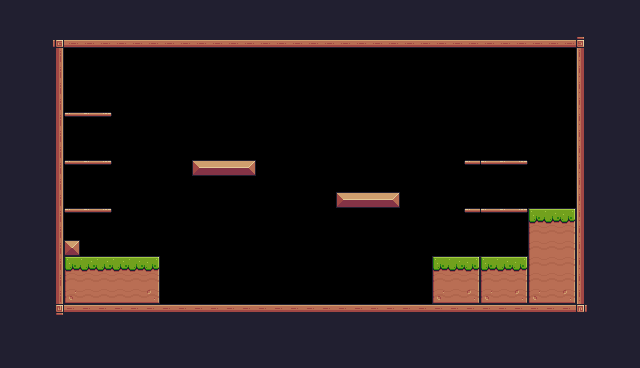

Tiled map render using the project's own tile images. Description and the whole map definition, tile-layer contents included, below:
An orthogonal 40x23 tile map with 16x16 px tiles, 1 tile layer (Background) and 30 objects (11x Fruit, 5x Platform, 2x Saw, Player, Checkpoint).

<map version="1.10" tiledversion="1.11.0" orientation="orthogonal" renderorder="right-down" width="40" height="23" tilewidth="16" tileheight="16" infinite="0" nextlayerid="4" nextobjectid="58">
 <tileset firstgid="1" source="Pixel Adventure.tsx" />
 <layer id="1" name="Background" width="40" height="23">
  <properties>
   <property name="BackgroundColor" value="Gray" />
  </properties>
  <data encoding="csv">
24,24,24,24,24,24,24,24,24,24,24,24,24,24,24,24,24,24,24,24,24,24,24,24,24,24,24,24,24,24,24,24,24,24,24,24,24,24,24,24,
24,24,24,24,24,24,24,24,24,24,24,24,24,24,24,24,24,24,24,24,24,24,24,24,24,24,24,24,24,24,24,24,24,24,24,24,24,24,24,24,
24,24,24,92,134,134,134,134,134,134,134,134,134,134,134,134,134,134,134,134,134,134,134,134,134,134,134,134,134,134,134,134,134,134,134,134,93,24,24,24,
24,24,24,113,0,0,0,0,0,0,0,0,0,0,0,0,0,0,0,0,0,0,0,0,0,0,0,0,0,0,0,0,0,0,0,0,111,24,24,24,
24,24,24,113,0,0,0,0,0,0,0,0,0,0,0,0,0,0,0,0,0,0,0,0,0,0,0,0,0,0,0,0,0,0,0,0,111,24,24,24,
24,24,24,113,0,0,0,0,0,0,0,0,0,0,0,0,0,0,0,0,0,0,0,0,0,0,0,0,0,0,0,0,0,0,0,0,111,24,24,24,
24,24,24,113,0,0,0,0,0,0,0,0,0,0,0,0,0,0,0,0,0,0,0,0,0,0,0,0,0,0,0,0,0,0,0,0,111,24,24,24,
24,24,24,113,40,41,42,0,0,0,0,0,0,0,0,0,0,0,0,0,0,0,0,0,0,0,0,0,0,0,0,0,0,0,0,0,111,24,24,24,
24,24,24,113,0,0,0,0,0,0,0,0,0,0,0,0,0,0,0,0,0,0,0,0,0,0,0,0,0,0,0,0,0,0,0,0,111,24,24,24,
24,24,24,113,0,0,0,0,0,0,0,0,0,0,0,0,0,0,0,0,0,0,0,0,0,0,0,0,0,0,0,0,0,0,0,0,111,24,24,24,
24,24,24,113,40,41,42,0,0,0,0,0,13,14,14,15,0,0,0,0,0,0,0,0,0,0,0,0,0,40,40,41,42,0,0,0,111,24,24,24,
24,24,24,113,0,0,0,0,0,0,0,0,0,0,0,0,0,0,0,0,0,0,0,0,0,0,0,0,0,0,0,0,0,0,0,0,111,24,24,24,
24,24,24,113,0,0,0,0,0,0,0,0,0,0,0,0,0,0,0,0,0,13,14,14,15,0,0,0,0,0,0,0,0,0,0,0,111,24,24,24,
24,24,24,113,40,41,42,0,0,0,0,0,0,0,0,0,0,0,0,0,0,0,0,0,0,0,0,0,0,40,40,41,42,7,8,9,111,24,24,24,
24,24,24,113,0,0,0,0,0,0,0,0,0,0,0,0,0,0,0,0,0,0,0,0,0,0,0,0,0,0,0,0,0,29,30,31,111,24,24,24,
24,24,24,113,35,0,0,0,0,0,0,0,0,0,0,0,0,0,0,0,0,0,0,0,0,0,0,0,0,0,0,0,0,29,30,31,111,24,24,24,
24,24,24,113,7,8,8,8,8,9,0,0,0,0,0,0,0,0,0,0,0,0,0,0,0,0,0,7,8,9,7,8,9,29,30,31,111,24,24,24,
24,24,24,113,29,30,30,30,30,31,0,0,0,0,0,0,0,0,0,0,0,0,0,0,0,0,0,29,30,31,29,30,31,29,30,31,111,24,24,24,
24,24,24,113,51,52,52,52,52,53,0,0,0,0,0,0,0,0,0,0,0,0,0,0,0,0,0,51,52,53,51,52,53,51,52,53,111,24,24,24,
24,24,24,114,90,90,90,90,90,90,90,90,90,90,90,90,90,90,90,90,90,90,90,90,90,90,90,90,90,90,90,90,90,90,90,90,115,24,24,24,
24,24,24,24,24,24,24,24,24,24,24,24,24,24,24,24,24,24,24,24,24,24,24,24,24,24,24,24,24,24,24,24,24,24,24,24,24,24,24,24,
24,24,24,24,24,24,24,24,24,24,24,24,24,24,24,24,24,24,24,24,24,24,24,24,24,24,24,24,24,24,24,24,24,24,24,24,24,24,24,24,
24,24,24,24,24,24,24,24,24,24,24,24,24,24,24,24,24,24,24,24,24,24,24,24,24,24,24,24,24,24,24,24,24,24,24,24,24,24,24,24
</data>
 </layer>
 <objectgroup id="3" name="Collisions">
  <object id="9" x="48" y="32" width="16" height="288" />
  <object id="10" x="48" y="32" width="544" height="16" />
  <object id="11" x="576" y="32" width="16" height="288" />
  <object id="12" x="48" y="304" width="544" height="16" />
  <object id="20" x="64" y="256" width="96" height="48" />
  <object id="21" x="64" y="240" width="16" height="16" />
  <object id="22" x="432" y="256" width="96" height="48" />
  <object id="23" x="336" y="192" width="64" height="16" />
  <object id="24" x="192" y="160" width="64" height="16" />
  <object id="27" type="Platform" x="464" y="208" width="64" height="16" />
  <object id="28" type="Platform" x="464" y="160" width="64" height="16" />
  <object id="29" type="Platform" x="64" y="112" width="48" height="16" />
  <object id="30" type="Platform" x="64" y="160" width="48" height="16" />
  <object id="31" type="Platform" x="64" y="208" width="48" height="16" />
  <object id="53" x="528" y="208" width="48" height="96" />
 </objectgroup>
 <objectgroup id="2" name="Spawnpoints">
  <object id="6" name="Mask Dude" type="Player" x="128" y="224" width="32" height="32" />
  <object id="34" name="Bananas" type="Fruit" x="80" y="80" width="32" height="32" />
  <object id="35" name="Cherries" type="Fruit" x="80" y="128" width="32" height="32" />
  <object id="36" name="Apple" type="Fruit" x="80" y="176" width="32" height="32" />
  <object id="38" name="Cherries" type="Fruit" x="192" y="128" width="32" height="32" />
  <object id="39" name="Cherries" type="Fruit" x="224" y="128" width="32" height="32" />
  <object id="40" name="Cherries" type="Fruit" x="208" y="96" width="32" height="32" />
  <object id="41" name="Cherries" type="Fruit" x="336" y="160" width="32" height="32" />
  <object id="42" name="Cherries" type="Fruit" x="352" y="128" width="32" height="32" />
  <object id="43" name="Cherries" type="Fruit" x="368" y="160" width="32" height="32" />
  <object id="44" name="Kiwi" type="Fruit" x="480" y="128" width="32" height="32" />
  <object id="46" name="Kiwi" type="Fruit" x="480" y="176" width="32" height="32" />
  <object id="52" name="Saw" type="Saw" x="288" y="112" width="32" height="32">
   <properties>
    <property name="isVertical" type="bool" value="true" />
    <property name="offNeg" type="float" value="4" />
    <property name="offPos" type="float" value="4" />
   </properties>
  </object>
  <object id="54" type="Checkpoint" x="512" y="144" width="64" height="64" />
  <object id="57" name="Saw" type="Saw" x="288" y="272" width="32" height="32">
   <properties>
    <property name="isVertical" type="bool" value="false" />
    <property name="offNeg" type="float" value="8" />
    <property name="offPos" type="float" value="7" />
   </properties>
  </object>
 </objectgroup>
</map>
